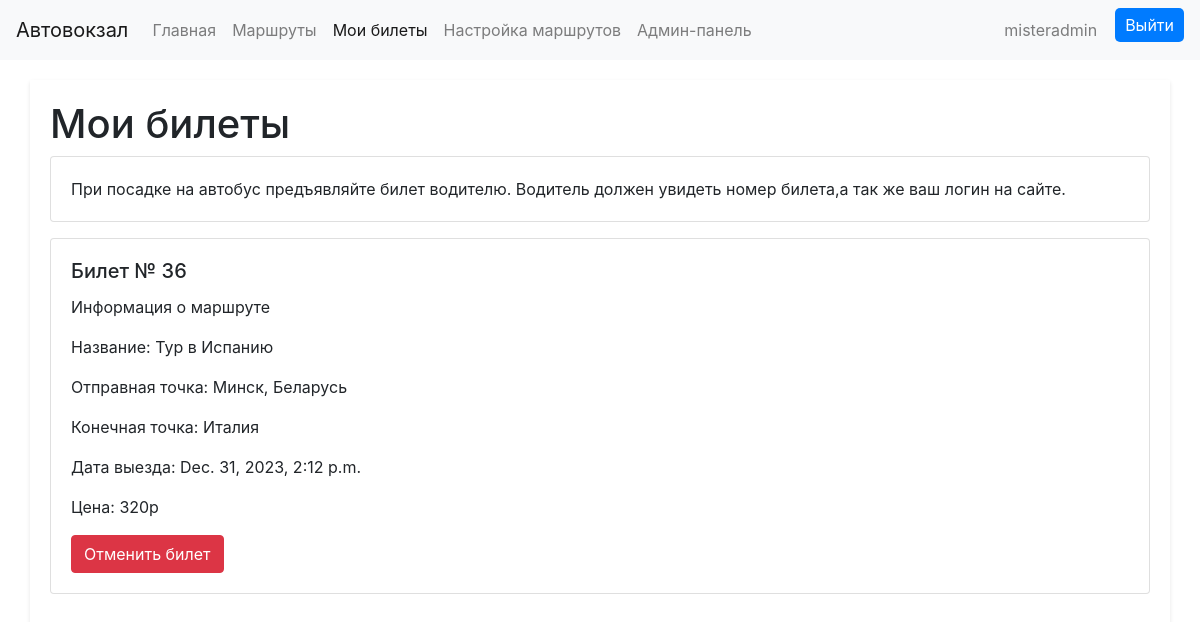
/mytickets/ (signed in), run on an earlier commit of the app's database.
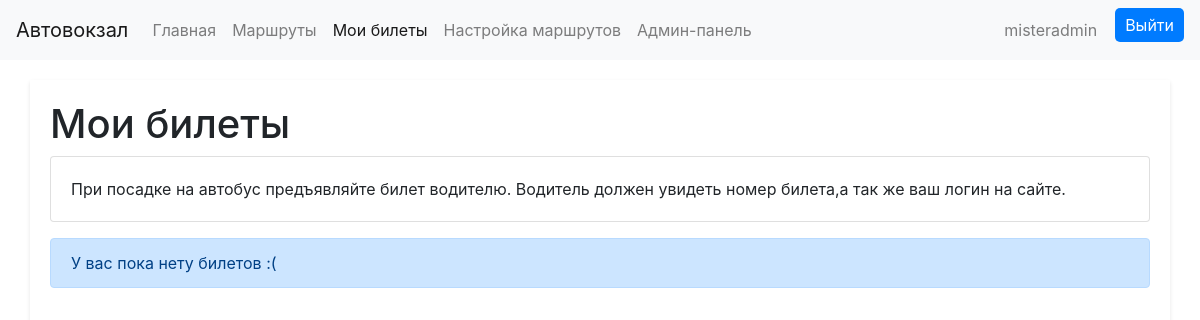
And on a later commit of the database.
### main/models.py (models this page shows)
class Ticket(models.Model):
    passenger = models.ForeignKey(User, on_delete=models.CASCADE)
    route = models.ForeignKey(Route, on_delete=models.CASCADE)

class Route(models.Model):
    name = models.CharField(max_length=100)
    start_point = models.CharField(max_length=100)
    end_point = models.CharField(max_length=100)
    schedule = models.DateTimeField(null=True, default=None)
    price = models.CharField(max_length=6, null=True, default=None)
    status =  models.CharField(max_length=30, default='Ожидает')

### main/views.py (the view)
# urls.py: path('mytickets/', mytickets_view, name='mytickets')
def mytickets_view(request):
    tickets = Ticket.objects.filter(passenger_id=request.user)
    routes = Route.objects.all()
    if request.method == 'POST':
        ticket_id = request.POST.get('ticket_id')
        ticket = Ticket.objects.get(id=ticket_id)
        ticket.delete()
    return render(request, 'main/mytickets.html', {'tickets': tickets, 'routes': routes})

### main/templates/main/mytickets.html (shortened to what this page needs)
<!DOCTYPE html>
<html>
<head>
  <link rel="stylesheet" href="https://stackpath.bootstrapcdn.com/bootstrap/4.5.0/css/bootstrap.min.css">
</head>
<body>
  <nav class="navbar navbar-expand-lg navbar-light bg-light">
    <a class="navbar-brand">Автовокзал</a>
    <div class="collapse navbar-collapse" id="navbarNav">
      <ul class="navbar-nav">
        <li class="nav-item">
          <a class="nav-link" href="{% url 'index' %}">Главная</a>
        </li>
        <li class="nav-item">
          <a class="nav-link" href="{% url 'routes' %}">Маршруты</a>
        </li>
        <li class="nav-item active">
          <a class="nav-link" href="{% url 'mytickets' %}">Мои билеты</a>
        </li>
        {% if user.is_staff %}
           <li class="nav-item">
          <a class="nav-link" href="{% url 'edit_routes' %}">Настройка маршрутов</a>
        </li>
          <li class="nav-item">
          <a class="nav-link" href="{% url 'admin:index' %}">Админ-панель</a>
        </li>
          {% endif %}
      </ul>
    </div>
      {% if user.is_authenticated %}
      <ul class="navbar-nav">
        <li class="nav-item">
          <a class="nav-link">{{ user.username }}</a>
        </li>
      </ul>
     <div class="auth-buttons">
            <button onclick="location.href='{% url 'logout' %}'">Выйти</button>
        </div>
      {% endif %}
  </nav>
  <div class="container">
    <h1>Мои билеты</h1>
     <div class="card">
  <div class="card-body">
    При посадке на автобус предъявляйте билет водителю. Водитель должен увидеть номер билета,а так же ваш логин на сайте.
  </div>
</div>
      {% if tickets %}
    {% for ticket in tickets %}
      <form action="{% url 'mytickets' %}" method="post">
    <div class="card mb-3">
      <div class="card-body">
        <h5 class="card-title" id="ticket_id">Билет № {{ ticket.id }}</h5>
          <p class="card-text">Информация о маршруте</p>
          {% for route in routes %}
          {% if route.id == ticket.route_id %}
          <p class="card-text" id="route_name">Название: {{ route.name }}</p>
          <p class="card-text" id="route_start_point">Отправная точка: {{ route.start_point }}</p>
          <p class="card-text" id="route_end_point">Конечная точка: {{ route.end_point }}</p>
          <p class="card-text" id="route_schedule">Дата выезда: {{ route.schedule }}</p>
          <p class="card-text" id="route_price">Цена: {{ route.price }}</p>
          {% endif %}
          {% endfor %}
         <button type="submit" class="btn btn-danger">Отменить билет</button>
      </div>
    </div>
          </form>
    {% endfor %}
      {% else %}
   <div class="alert alert-primary" role="alert">
  У вас пока нету билетов :(
</div>
      {% endif %}
  </div>
</body>
</html>

What changed in the data, as far as the page shows it:
removed Ticket: id "36"
removed Route: name "Тур в Испанию", start_point "Минск, Беларусь", end_point "Италия", schedule "Dec. 31, 2023, 2:12 p.m.", price "320р"
Also different on the page:
text now shown: "У вас пока нету билетов :("
